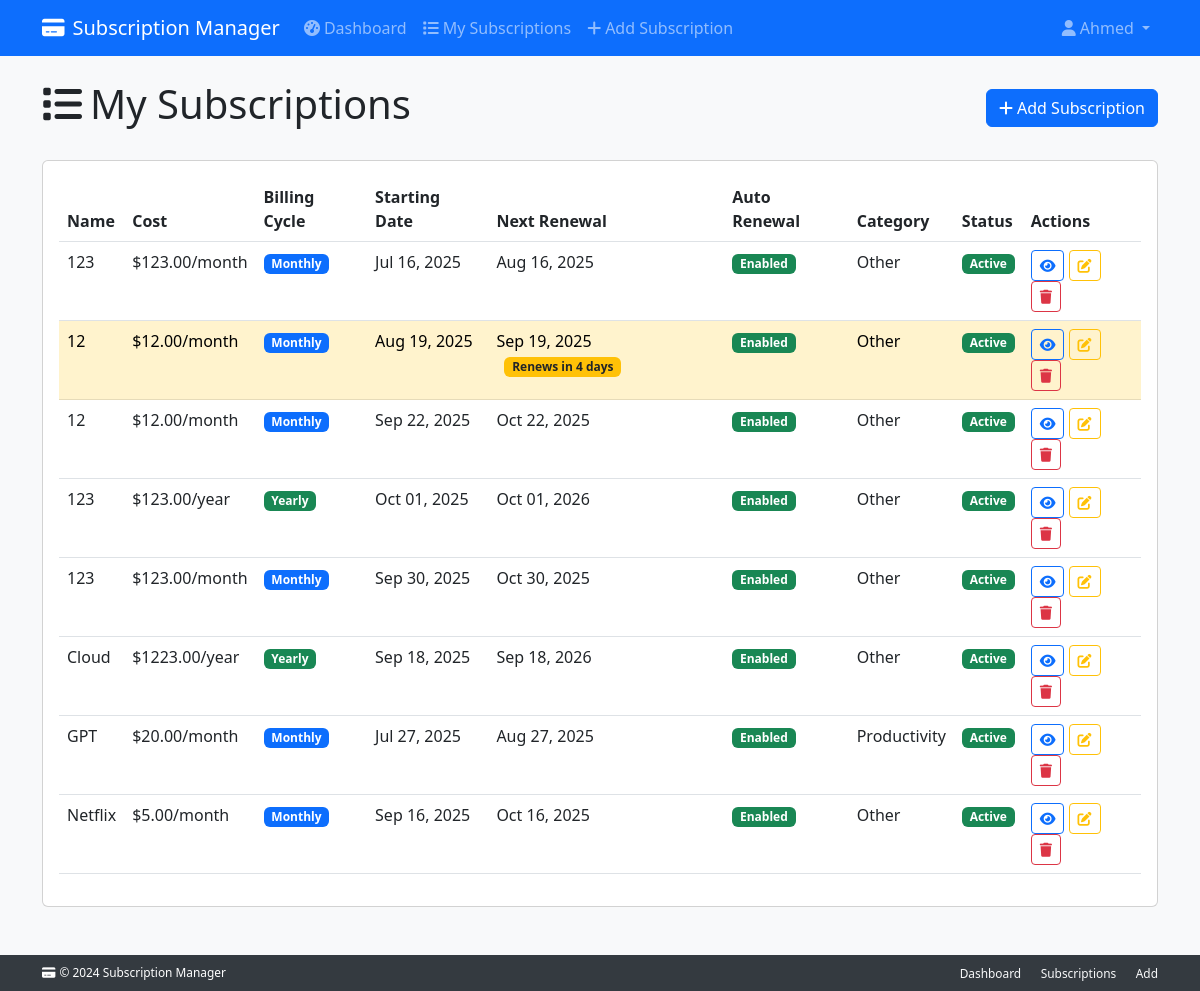
Screenshot of /subscriptions/ (signed in) with the database file from the repository.
### subscriptions/models/subscription.py (models this page shows, shortened)
class Subscription(
    ValidationMixin,
    TimestampMixin,
    CostCalculationsMixin,
    PaymentManagementMixin,
    RenewalLogicMixin,
    ScheduleManagementMixin,
    models.Model
):
    user = models.ForeignKey(
        settings.AUTH_USER_MODEL,
        on_delete=models.CASCADE,
        related_name="subscriptions"
    )
    name = models.CharField(max_length=200)
    monthly_cost = models.DecimalField(
        max_digits=10,
        decimal_places=2,
        null=True,
        blank=True
    )
    yearly_cost = models.DecimalField(
        max_digits=10,
        decimal_places=2,
        null=True,
        blank=True
    )
    billing_cycle = models.CharField(
        max_length=10,
        choices=BILLING_CYCLE_CHOICES
    )
    start_date = models.DateField()
    renewal_date = models.DateField(null=True, blank=True)
    duration_months = models.PositiveIntegerField(
        null=True,
        blank=True,
        help_text="Duration in months (for monthly billing)"
    )
    duration_years = models.PositiveIntegerField(
        null=True,
        blank=True,
        help_text="Duration in years (for yearly billing)"
    )
    is_active = models.BooleanField(default=True)
    auto_renewal = models.BooleanField(
        default=True,
        help_text="Whether subscription auto-renews"
    )
    category = models.ForeignKey(
        'Category',
        on_delete=models.PROTECT
    )
    objects = SubscriptionManager()
    class Meta:
        ordering = ['-created_at']
        verbose_name = "Subscription"
        verbose_name_plural = "Subscriptions"

### subscriptions/models/category.py (models this page shows, shortened)
class Category(ValidationMixin, SelfReferencingMixin, models.Model):
    name = models.CharField(max_length=150)
    description = models.TextField(blank=True)
    parent = models.ForeignKey(
        "self",
        null=True,
        blank=True,
        on_delete=models.SET_NULL,
        related_name="subcategories"
    )
    objects = CategoryManager()
    class Meta:
        verbose_name = "Category"
        verbose_name_plural = "Categories"
        ordering = ['name']

### subscriptions/views.py (the view)
# urls.py: path('', views.SubscriptionListView.as_view(), name='subscription_list'),
class SubscriptionListView(LoginRequiredMixin, LoggingMixin, MessageMixin, ContextDataMixin, ListView):
    model = Subscription
    template_name = 'subscriptions/subscription_list.html'
    context_object_name = 'subscriptions'
    paginate_by = 20
    def get_queryset(self):
        try:
            return get_user_subscriptions(self.request.user)
        except Exception as e:
            logger.error("Error fetching user subscriptions for user %s: %s",
                        self.request.user.id, e)
            return Subscription.objects.none()
    def get_context_data(self, **kwargs):
        context = super().get_context_data(**kwargs)
        original_queryset = self.get_queryset()
        context['total_subscriptions'] = original_queryset.count()
        context['active_subscriptions'] = original_queryset.filter(is_active=True).count()
        context['renewing_soon'] = original_queryset.filter(
            renewal_date__lte=timezone.now().date() + timezone.timedelta(days=7)
        ).count()
        return context

### subscriptions/mixins.py (called while the page is built)
    def get_context_data(self, **kwargs):
        context = super().get_context_data(**kwargs)
        context['user'] = self.request.user
        from django.utils import timezone
        context['current_time'] = timezone.now()
        return context

### subscriptions/models/managers.py (called while the page is built)
    def get_queryset(self):
        return SubscriptionQuerySet(self.model, using=self._db)

### subscriptions/models/mixins/renewal_logic.py (called while the page is built)
    def days_until_renewal(self):
        if not self.renewal_date or not self.is_active:
            return None
        today = timezone.now().date()
        return (self.renewal_date - today).days

    def is_renewing_within(self, days: int = 7) -> bool:
        remaining_days = self.days_until_renewal()
        if remaining_days is None:
            return False
        if remaining_days < 0:
            return False
        return remaining_days <= days

### subscriptions/selectors.py (called while the page is built)
def get_user_subscriptions(user) -> QuerySet[Subscription]:
    return (
        Subscription.objects.select_related("category")
        .filter(user=user, is_active=True)
        .order_by("-created_at")
    )

### subscriptions/templates/subscriptions/subscription_list.html (shortened to what this page needs)
{% extends 'base.html' %} {% block title %}My Subscriptions - Subscription Manager{% endblock %} {% block content %}
<div class="row">
  <div class="col-12">
    <div class="d-flex justify-content-between align-items-center mb-4">
      <h1><i class="fas fa-list me-2"></i>My Subscriptions</h1>
      <a href="{% url 'add_subscription' %}" class="btn btn-primary">
        <i class="fas fa-plus me-1"></i>Add Subscription
      </a>
    </div>
  </div>
</div>
<div class="row">
  <div class="col-12">
    {% if subscriptions %}
    <div class="card">
      <div class="card-body">
        {% include 'partials/subscriptions_table.html' %}
      </div>
    </div>
    {% endif %}
  </div>
</div>
{% include 'partials/delete_modal.html' %} {% endblock %}

### subscriptions_management_project/templates/base.html (shortened to what this page needs)
<!DOCTYPE html>
<html lang="en">
  <head>
    <link
      href="https://cdn.jsdelivr.net/npm/bootstrap@5.3.0/dist/css/bootstrap.min.css"
      rel="stylesheet"
    />
    <link
      href="https://cdnjs.cloudflare.com/ajax/libs/font-awesome/6.0.0/css/all.min.css"
      rel="stylesheet"
    />
  </head>
  <body class="bg-light">
    <nav class="navbar navbar-expand-lg navbar-dark bg-primary">
      <div class="container">
        <a class="navbar-brand" href="{% url 'dashboard' %}">
          <i class="fas fa-credit-card me-2"></i>Subscription Manager
        </a>
        <div class="collapse navbar-collapse" id="navbarNav">
          <ul class="navbar-nav me-auto">
            {% if user.is_authenticated %}
            <li class="nav-item">
              <a class="nav-link" href="{% url 'dashboard' %}">
                <i class="fas fa-tachometer-alt me-1"></i>Dashboard
              </a>
            </li>
            <li class="nav-item">
              <a class="nav-link" href="{% url 'subscription_list' %}">
                <i class="fas fa-list me-1"></i>My Subscriptions
              </a>
            </li>
            <li class="nav-item">
              <a class="nav-link" href="{% url 'add_subscription' %}">
                <i class="fas fa-plus me-1"></i>Add Subscription
              </a>
            </li>
            {% endif %}
          </ul>
          <ul class="navbar-nav">
            {% if user.is_authenticated %}
            <li class="nav-item dropdown">
              <a
                class="nav-link dropdown-toggle"
                href="#"
                id="navbarDropdown"
                role="button"
                data-bs-toggle="dropdown"
              >
                <i class="fas fa-user me-1"></i>{{ user.username }}
              </a>
            </li>
            {% endif %}
          </ul>
        </div>
      </div>
    </nav>
    <div class="main-content">
      <div class="content-wrapper">
        <main class="container mt-4 mb-5">
          {% block content %}{% endblock %}
        </main>
      </div>
      <footer class="footer">
        <div class="container">
          <div class="row align-items-center">
            <div class="col-md-6">
              <p class="mb-0 small">
                <i class="fas fa-credit-card me-1"></i>&copy; 2024 Subscription
                Manager
              </p>
            </div>
            <div class="col-md-6 text-md-end">
              <a
                href="{% url 'dashboard' %}"
                class="text-light text-decoration-none me-3 small"
                >Dashboard</a
              >
              <a
                href="{% url 'subscription_list' %}"
                class="text-light text-decoration-none me-3 small"
                >Subscriptions</a
              >
              <a
                href="{% url 'add_subscription' %}"
                class="text-light text-decoration-none small"
                >Add</a
              >
            </div>
          </div>
        </div>
      </footer>
    </div>
  </body>
</html>

### subscriptions/templates/partials/subscriptions_table.html
<div class="table-responsive">
  <table class="table table-hover">
    <thead>
      <tr>
        <th>Name</th>
        <th>Cost</th>
        <th>Billing Cycle</th>
        <th>Starting Date</th>
        <th>Next Renewal</th>
        <th>Auto Renewal</th>
        <th>Category</th>
        <th>Status</th>
        <th>Actions</th>
      </tr>
    </thead>
    <tbody>
      {% for subscription in subscriptions %}
      <tr
        class="{% if subscription.is_renewing_within %}table-warning{% endif %}"
      >
        <td>{{ subscription.name }}</td>
        <td>
        {% if subscription.billing_cycle == 'monthly' %}
        ${{ subscription.monthly_cost|floatformat:2 }}/month
        {% else %}
        ${{ subscription.yearly_cost|floatformat:2 }}/year
        {% endif %}
        </td>
        <td>
          <span
            class="badge bg-{% if subscription.billing_cycle == 'monthly' %}primary{% else %}success{% endif %}"
          >
            {{ subscription.billing_cycle|title }}
          </span>
        </td>
        <td>{{ subscription.start_date|date:"M d, Y" }}</td>
        <td>
          {{ subscription.renewal_date|date:"M d, Y" }}
          {% if subscription.is_renewing_within %}
            <span class="badge bg-warning text-dark ms-2">
                Renews in {{ subscription.days_until_renewal }} days
            </span>
          {% endif %}
        </td>
        <td>
          {% include 'partials/badge_boolean.html' with value=subscription.auto_renewal true_label='Enabled' false_label='Disabled' %}
        </td>
        <td>{{ subscription.category.name|default:"No Category" }}</td>
        <td>
          {% include 'partials/badge_boolean.html' with value=subscription.is_active true_label='Active' false_label='Inactive' %}
        </td>
        <td>
          <a
            href="{% url 'subscription_detail' subscription.pk %}"
            class="btn btn-sm btn-outline-primary"
          >
            <i class="fas fa-eye"></i>
          </a>
          <a
            href="{% url 'edit_subscription' subscription.pk %}"
            class="btn btn-sm btn-outline-warning"
          >
            <i class="fas fa-edit"></i>
          </a>
          <button
            type="button"
            class="btn btn-sm btn-outline-danger"
            onclick="confirmDelete({{ subscription.pk }}, '{{ subscription.name }}')"
          >
            <i class="fas fa-trash"></i>
          </button>
        </td>
      </tr>
      {% endfor %}
    </tbody>
  </table>
</div>

### subscriptions/templates/partials/badge_boolean.html
<span class="badge bg-{% if value %}success{% else %}danger{% endif %}">
  {% if value %}
    {{ true_label|default:'Enabled' }}
  {% else %}
    {{false_label|default:'Disabled' }}
  {% endif %}
</span>

### subscriptions_management_project/templates/base.html (style rules this page uses)
html, body { height: 100%; }
body { display: flex; flex-direction: column; }
.main-content { flex: 1; display: flex; flex-direction: column; }
.content-wrapper { flex: 1; }
.footer { background-color: #343a40; color: white; padding: 8px 0; margin-top: auto; font-size: 0.85rem; }

### rows the page displays
Subscription: name "123", monthly_cost "123.00", billing_cycle "Monthly", start_date "Jul 16, 2025", renewal_date "Aug 16, 2025", true_label "Enabled Active", category.name "Other"
Subscription: name "12", monthly_cost "12.00", billing_cycle "Monthly", start_date "Aug 19, 2025", renewal_date "Sep 19, 2025", days_until_renewal "4", true_label "Enabled Active", category.name "Other"
Subscription: name "12", monthly_cost "12.00", billing_cycle "Monthly", start_date "Sep 22, 2025", renewal_date "Oct 22, 2025", true_label "Enabled Active", category.name "Other"
Subscription: name "123", yearly_cost "123.00", billing_cycle "Yearly", start_date "Oct 01, 2025", renewal_date "Oct 01, 2026", true_label "Enabled Active", category.name "Other"
Subscription: name "123", monthly_cost "123.00", billing_cycle "Monthly", start_date "Sep 30, 2025", renewal_date "Oct 30, 2025", true_label "Enabled Active", category.name "Other"
Subscription: name "Cloud", yearly_cost "1223.00", billing_cycle "Yearly", start_date "Sep 18, 2025", renewal_date "Sep 18, 2026", true_label "Enabled Active", category.name "Other"
Subscription: name "GPT", monthly_cost "20.00", billing_cycle "Monthly", start_date "Jul 27, 2025", renewal_date "Aug 27, 2025", true_label "Enabled Active", category.name "Productivity"
Subscription: name "Netflix", monthly_cost "5.00", billing_cycle "Monthly", start_date "Sep 16, 2025", renewal_date "Oct 16, 2025", true_label "Enabled Active", category.name "Other"

### other values shown
{{ user.username }} "Ahmed"
